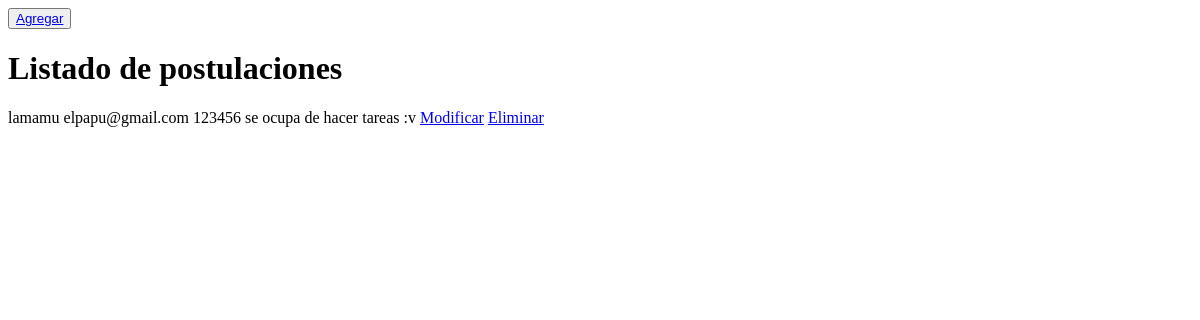
Page /crud/ on the earlier database version.
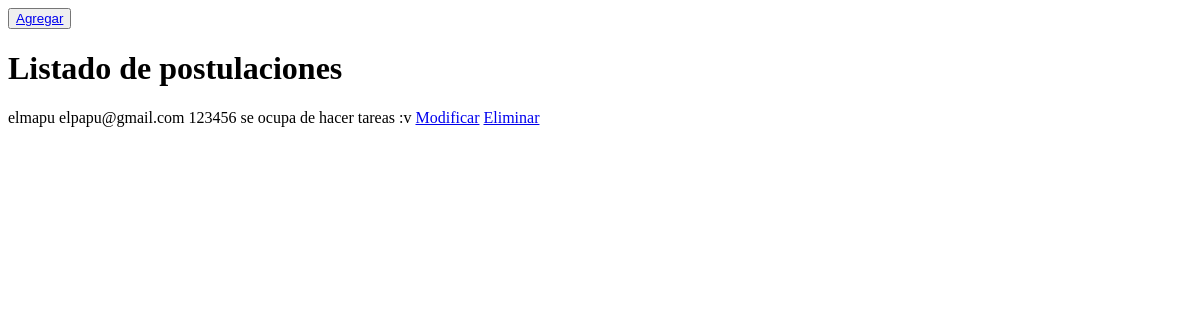
Same page on the later database version.
### mi_app/models.py (models this page shows)
class postulacion(models.Model):
    nombre_post = models.TextField(max_length=50)
    correo_post = models.TextField(max_length=50)
    numero_post = models.IntegerField()
    ocupacion_post = models.TextField(max_length=200)

### mi_app/views.py (the view)
# urls.py: path('crud/',views.crud,name='crud'),
def crud(request):
    postulaciones=postulacion.objects.all()
    context={"postulaciones":postulaciones}
    return render(request, 'mi_app/crud.html',context)

### mi_app/templates/mi_app/crud.html (shortened to what this page needs)
{% load static %}
<!DOCTYPE html>
<html lang="en">
<head>
</head>
<body>
    <button type="button">
        <a href="{% url 'addPostulante' %}"> Agregar</a>
    </button>
    <h1>Listado de postulaciones</h1>
    {% for postulacion in postulaciones %}
    <tr>
        <td> {{postulacion.nombre_post}}
        <td> {{postulacion.correo_post}}
        <td> {{postulacion.numero_post}}
        <td> {{postulacion.ocupacion_post}}
        <td> <a href="{% url 'findPostulante' pk=postulacion.id%}">Modificar</a>
        <td> <a href="{% url 'delPostulante' pk=postulacion.id%}">Eliminar</a>
        <br>
    </tr>
    {% endfor%}
</body>

Differences in the rows shown:
removed postulacion: nombre_post "lamamu", correo_post "elpapu@gmail.com", numero_post "123456", ocupacion_post "se ocupa de hacer tareas :v"
added postulacion: nombre_post "elmapu", correo_post "elpapu@gmail.com", numero_post "123456", ocupacion_post "se ocupa de hacer tareas :v"
